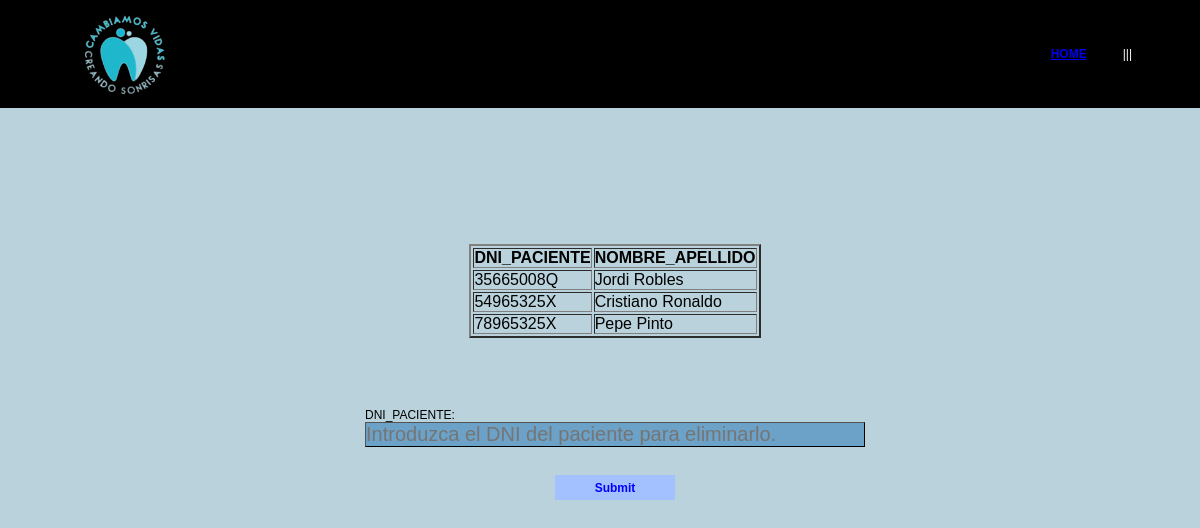
/codigoFuente/pacientes3.php (signed in), run on the app's committed database.
### tables this page shows
CREATE TABLE PACIENTES (
  DNI_PACIENTE varchar(9),
  NOMBRE_APELLIDO varchar(30),
  EDAD integer,
  NACIONALIDAD varchar(30),
  DIRECCION varchar(30),
  TELEFONO varchar(9),
  FECHA_NACIMIENTO DATE,
  PRIMARY KEY (DNI_PACIENTE)
);

### codigoFuente/pacientes3.php (the view, shortened to what this page needs)
<?php
$mysql = new mysqli("localhost", "root", "", "boca_sana");
?>
<html>
<head>
	<link rel="stylesheet" type="text/css" href="css/style.css">
</head>
<body style="background-color:#BAD2DB">
<div id= "formulario">
<header id="Header">
	<img src="css/imagen2.png" alt="" class="logo">
	<ul class="main-menu">
		<li class="cta"><a href="home.php">HOME</a></li>
		<ul class="nav">
			<li><a href="">|||</a></img>
			</li>
		</ul>
	</ul>
</header>
<br><br><br><br><br><br><br><br><br><br><br><br>
<br><br><br><br>
<div class="padre">
	<section>
			<table border="2">
				<tr>
					<th>DNI_PACIENTE</th>
					<th>NOMBRE_APELLIDO</th>
				</tr>
				<?php
				$registro = $mysql->query("SELECT dni_paciente, nombre_apellido
				FROM pacientes") or
				die($mysql->error);
				while ($fila=$registro->fetch_array())
				{
					echo '
					<tr>
					<td>'.$fila['dni_paciente'].'</td>
					<td>'.$fila['nombre_apellido'].'</td>
					</tr>
					';
				}
				?>
			</table>
		</section>
		</div>
<br><br><br><br><br>
<form action="eliminar_paciente.php" method="post">
	DNI_PACIENTE:
	<br>
	<div class="contenedor1">
	<input class= "campos" type = "text" name= "DNI_PACIENTE"
	placeholder = "Introduzca el DNI del paciente para eliminarlo."/>
	<br><br><br>
    <input class="boton" type="submit"/>
	</div>
  </form>
  </div>
</body>
</html>

### codigoFuente/css/style.css (style rules this page uses)
#formulario { padding: 20px 0px 0px 30px; font-family:verdana,arial; font-size:9pt; display: flex; flex-direction: column; justify-content: center; align-items: center; }
.campos { font-family:verdana,arial; width: 500px; font-size:15pt; color:#0a0a0a; border: 1px outset black; background-color:#6CA2C7; }
.boton { font-size:12px; font-family:Verdana,Helvetica; font-weight:bold; color:#0000FF; background:#A4C1FF; border:0px; width:120px; height:25px; }
.contenedor1 { display: table; background-color: none; height: 100px; width: 100%; text-align:center; }
#header { height: auto; width: 90%; position: fixed; top: 0; left: 0; display:flex; justify-content: space-between; align-items: center; padding: 0 5%; box-sixing: border-box; height: 100px; transition: 0.5s; background-color: black; border: 4px solid black; }
.logo { height: 100%; }
.main-menu { display: flex; justify-content: center; align-items: center; list-style: none; }
.cta { padding: 10px 24px; border-radius: 30px; background-color: var(--main-color); color: #f2f2f2; font-weight: 600; cursor: pointer; transition: 0.5s; }
.padre { display: flex; justify-content: center; }
* { margin:0px; padding:0px; }
ul, ol { list-style:none; }
.nav > li { float:left; }
.nav li a { background-color:#000; color:#fff; text-decoration:none; padding:10px 12px; display:block; }

### codigoFuente/pacientes3.php (style rules this page uses)
* { margin:0px; padding:0px; }
ul, ol { list-style:none; }
.nav > li { float:left; }
.nav li a { background-color:#000; color:#fff; text-decoration:none; padding:10px 12px; display:block; }

### data on the page
pacientes: DNI_PACIENTE "35665008Q", NOMBRE_APELLIDO "Jordi Robles"
pacientes: DNI_PACIENTE "54965325X", NOMBRE_APELLIDO "Cristiano Ronaldo"
pacientes: DNI_PACIENTE "78965325X", NOMBRE_APELLIDO "Pepe Pinto"
